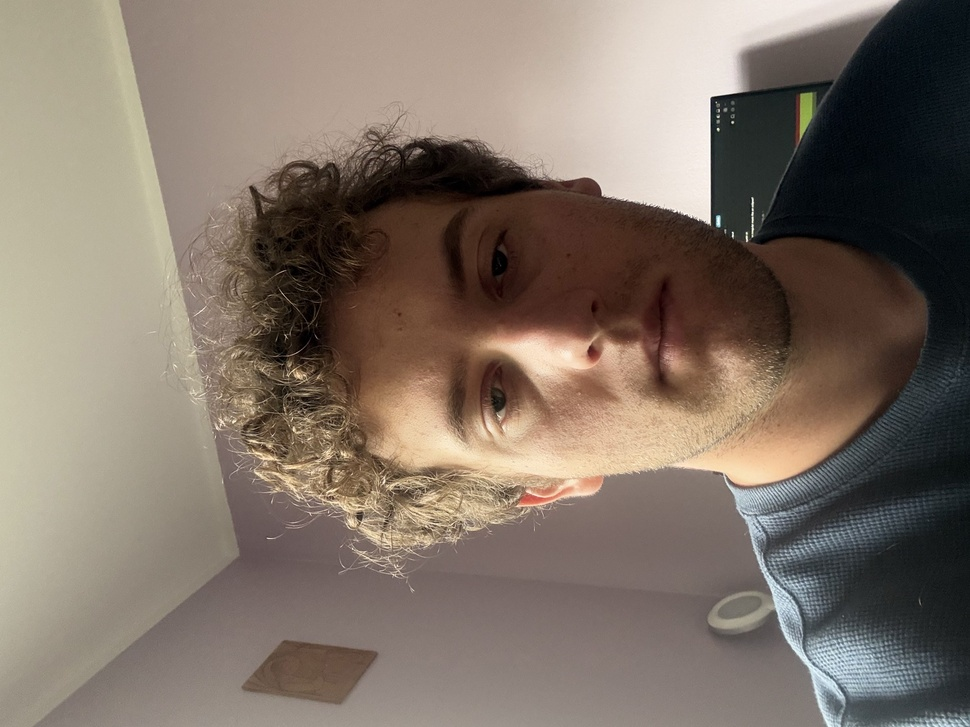
#> input picture 2/input_images/IMG_3234.jpg, 970 x 727 px, shrunk from 3088 x 2316 before the run
$ python part1_1.py
#> lines starting #> are read from the running program, lines starting #| are printed output that depends on the picture
import time
import numpy as np
from scipy.signal import convolve2d
import skimage.io as skio
from skimage.color import rgb2gray
from skimage import img_as_float
import matplotlib.pyplot as plt


def zero_pad(img, kH, kW):
    pad_top = (kH - 1) // 2
    pad_bottom = kH - 1 - pad_top
    pad_left = (kW - 1) // 2
    pad_right = kW - 1 - pad_left
    H, W = img.shape
    padded = np.zeros((H + pad_top + pad_bottom, W + pad_left + pad_right))
    padded[pad_top:pad_top + H, pad_left:pad_left + W] = img
    return padded


def conv_four_loops(img, kernel):
    kernel = np.flip(kernel)
    kH, kW = kernel.shape
    H, W = img.shape
    padded = zero_pad(img, kH, kW)
    output = np.zeros((H, W))

    for i in range(H):
        for j in range(W):
            total = 0.0
            for m in range(kH):
                for n in range(kW):
                    total += padded[i + m, j + n] * kernel[m, n]
            output[i, j] = total
    return output

def conv_two_loops(img, kernel):
    kernel = np.flip(kernel)
    kH, kW = kernel.shape
    H, W = img.shape
    padded = zero_pad(img, kH, kW)
    output = np.zeros((H, W))

    for i in range(H):
        for j in range(W):
            output[i, j] = np.sum(padded[i:i + kH, j:j + kW] * kernel)
    return output

box = np.ones((9, 9)) / 81.0
Dx = np.array([[1, 0, -1]])
Dy = np.array([[1], [0], [-1]])


def compare_with_scipy(img, kernel, name):
    t0 = time.time(); out4 = conv_four_loops(img, kernel); t4 = time.time() - t0
    t0 = time.time(); out2 = conv_two_loops(img, kernel);  t2 = time.time() - t0
    t0 = time.time(); ref = convolve2d(img, kernel, mode="same", boundary="fill", fillvalue=0); ts = time.time() - t0
    print(f"{name}: four loops {t4:.2f}s | two loops {t2:.2f}s | scipy {ts:.4f}s")
    print(f"  max diff four-loop vs scipy: {np.abs(out4 - ref).max():.2e}")
    print(f"  max diff two-loop  vs scipy: {np.abs(out2 - ref).max():.2e}")
    return out2


def main():
    img = skio.imread("input_images/IMG_3234.jpg")
#> img is the input picture: shape (727, 970, 3); mean R, G, B 127.9, 115, 103.6
    img = np.rot90(img, k=-1)
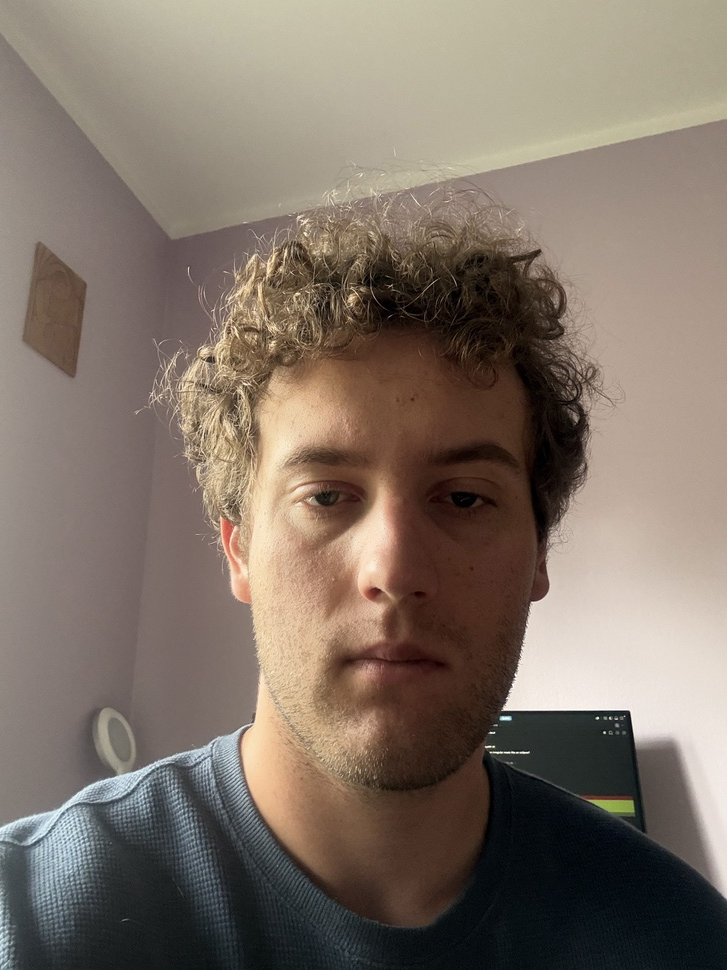
#> img: shape (970, 727, 3); mean R, G, B 127.9, 115, 103.6
    if img.ndim == 3:
        img = rgb2gray(img[..., :3])
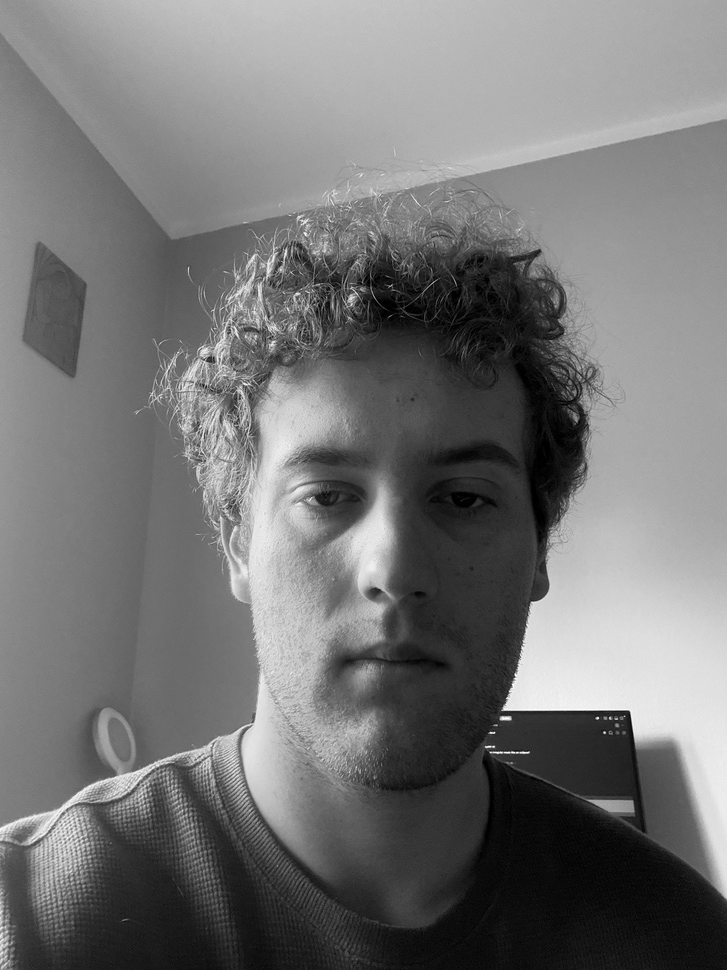
#> img: shape (970, 727) float64; min 0, max 0.999, mean 0.458
    img = img_as_float(img)

    img = img[::4, ::4]
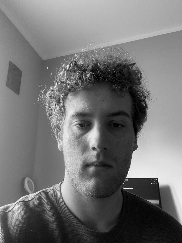
#> img: shape (243, 182) float64; min 0, max 0.997, mean 0.459

    blurred = compare_with_scipy(img, box, "9x9 box")
#> in compare_with_scipy, `out4 = conv_four_loops(img, kernel)`:
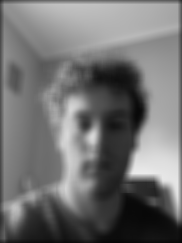
#> out4: shape (243, 182) float64; min 0.0215, max 0.925, mean 0.448
#|   max diff four-loop vs scipy: 1.44e-15
#|   max diff two-loop  vs scipy: 1.11e-15
    gx = compare_with_scipy(img, Dx, "Dx")
#> call 2 of compare_with_scipy, with kernel = array of shape (1, 3), name = 'Dx'
#> in compare_with_scipy (call 2), `out4 = conv_four_loops(img, kernel)`:
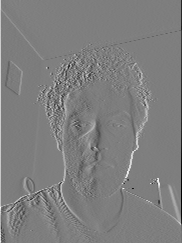
#> out4: shape (243, 182) float64; min -0.93, max 0.943, mean 0.000471; drawn with min black and max white
#|   max diff four-loop vs scipy: 0.00e+00
#|   max diff two-loop  vs scipy: 0.00e+00
    gy = compare_with_scipy(img, Dy, "Dy")
#> call 3 of compare_with_scipy, with kernel = array of shape (3, 1), name = 'Dy'
#> in compare_with_scipy (call 3), `out4 = conv_four_loops(img, kernel)`:
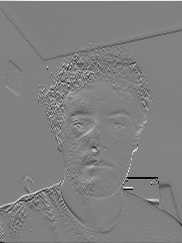
#> out4: shape (243, 182) float64; min -0.827, max 0.807, mean -0.00252; drawn with min black and max white
#|   max diff four-loop vs scipy: 0.00e+00
#|   max diff two-loop  vs scipy: 0.00e+00

    fig, axes = plt.subplots(1, 4, figsize=(16, 4))
    for ax, im, title in zip(axes, [img, blurred, gx, gy],
                             ["Original", "9x9 box filter", "Dx", "Dy"]):
        ax.imshow(im, cmap="gray")
        ax.set_title(title)
        ax.axis("off")
#> this loop made 4 passes
#> title on passes 1 to 4: 'Original', '9x9 box filter', 'Dx', 'Dy'
    plt.tight_layout()
    plt.savefig("results/part1_1_results.jpg", dpi=150)
    plt.show()


if __name__ == "__main__":
    main()

$ run again, with 2/input_images/DerekPicture.jpg copied over 2/input_images/IMG_3234.jpg
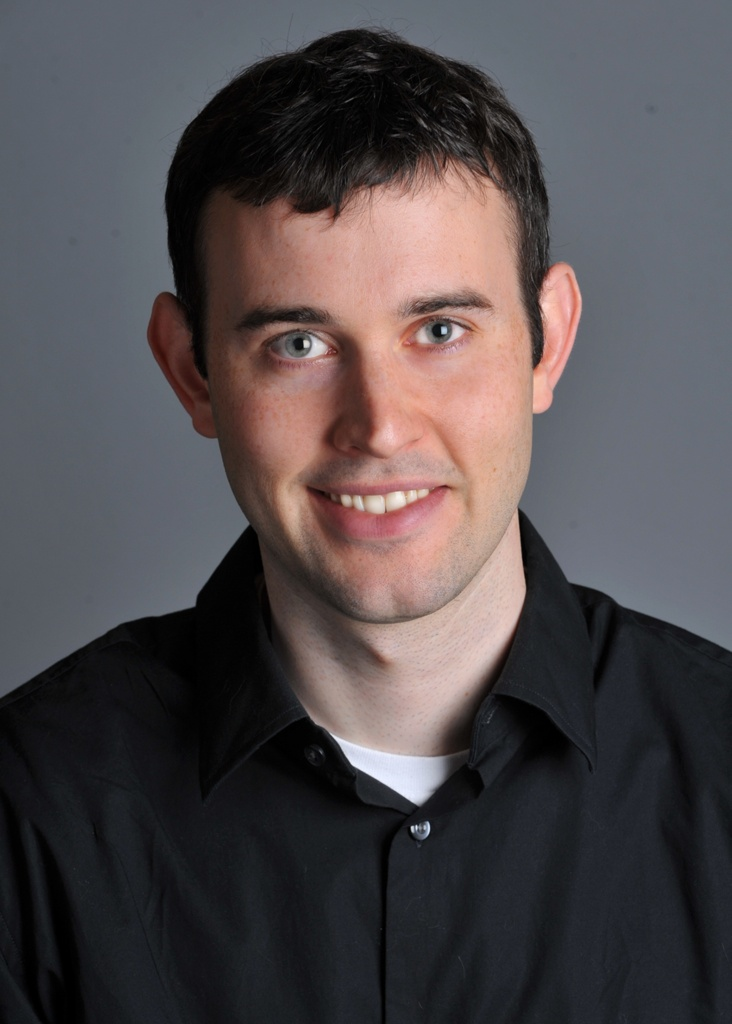
#> input picture 2/input_images/DerekPicture.jpg, 732 x 1024 px
#> in main, img is the input picture: shape (1024, 732, 3); mean R, G, B 80.5, 74.5, 76.9
#> in main, `img = img[::4, ::4]`:
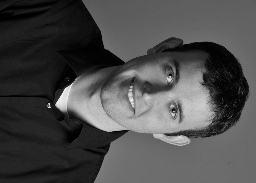
#> img: shape (183, 256) float64; min 0, max 0.945, mean 0.297
#|   max diff four-loop vs scipy: 1.11e-15
#|   max diff two-loop  vs scipy: 6.66e-16
#|   max diff four-loop vs scipy: 0.00e+00
#|   max diff two-loop  vs scipy: 0.00e+00
#> in compare_with_scipy (call 3), `out4 = conv_four_loops(img, kernel)`:
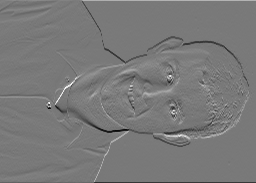
#> out4: shape (183, 256) float64; min -0.777, max 0.855, mean 0.000271; drawn with min black and max white
#|   max diff four-loop vs scipy: 0.00e+00
#|   max diff two-loop  vs scipy: 0.00e+00
#> the loop in main, `for ax, im, title in zip(axes, [img, blurred, gx, gy], ["Original", "9..` made 4 passes
#> title on passes 1 to 4: 'Original', '9x9 box filter', 'Dx', 'Dy'
